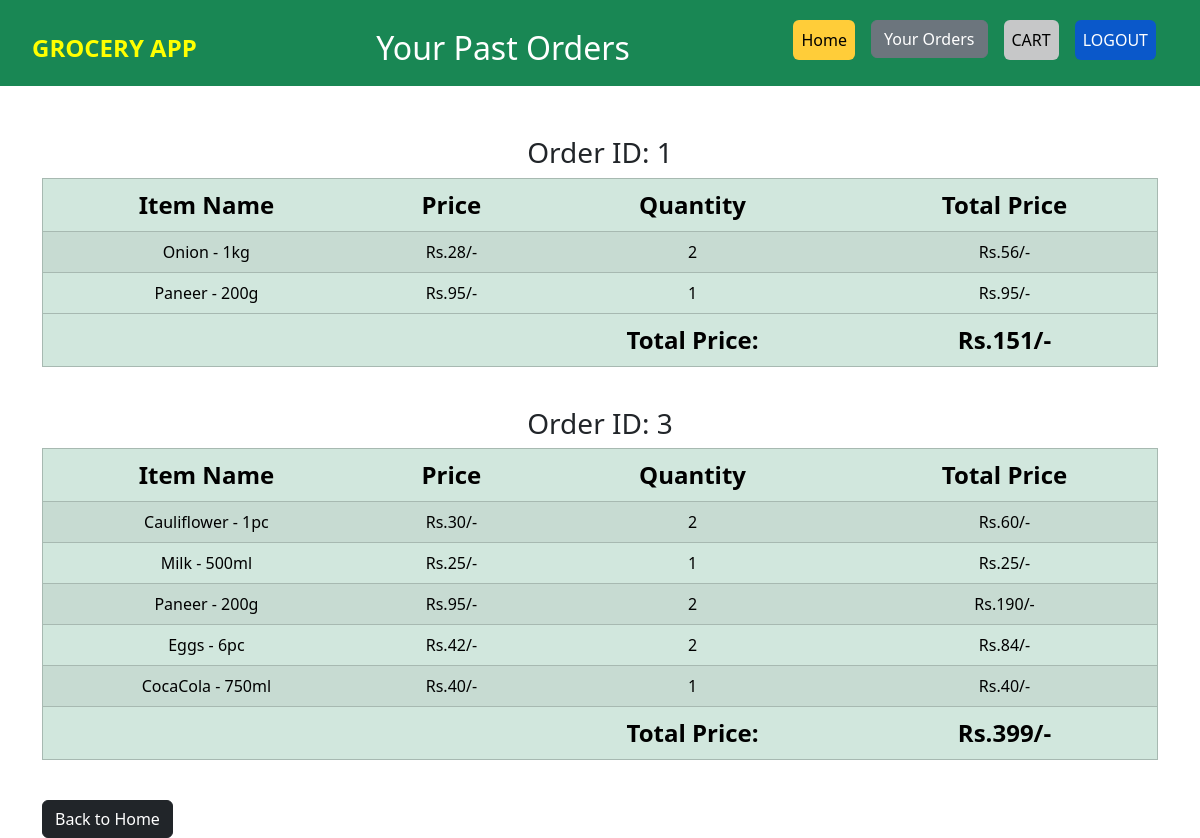
Page /orders/4 (signed in) on the committed database.
### main.py (models this page shows)
class PurchaseTotal(db.Model):
    __tablename__='purchase_total'
    bill_id = db.Column(db.Integer, primary_key=True, autoincrement=True, unique=True, nullable=False)
    bill_total = db.Column(db.Integer, nullable=False)
    user_id = db.Column(db.Integer, db.ForeignKey("user.id"), nullable=False)
    purchase_bills = db.relationship('PurchaseBill', backref='purchase_total', lazy=True)

class PurchaseBill(db.Model):
    __tablename__='purchase_bill'
    sl_no = db.Column(db.Integer, primary_key=True, autoincrement=True, unique=True, nullable=False)
    bill_id = db.Column(db.Integer, db.ForeignKey("purchase_total.bill_id"), nullable=False)
    category_id = db.Column(db.Integer, db.ForeignKey("items.category_id"), nullable=False)
    item_name = db.Column(db.String, db.ForeignKey("cart.item_name"), nullable=False)
    price = db.Column(db.Integer, db.ForeignKey("cart.price"), nullable=False)
    quantity = db.Column(db.Integer, db.ForeignKey("cart.quantity"), nullable=False)
    total_price = db.Column(db.Integer, db.ForeignKey("cart.total_price"), nullable=False)

### main.py (the view)
@app.route('/orders/<int:userid>')
@login_required
def orders(userid):
    if current_user.id != userid:
        return redirect(url_for('home', userid=userid))
    user_purchase_totals = PurchaseTotal.query.filter_by(user_id=userid).all()
    return render_template('orders.html', userid=userid, user_purchase_totals=user_purchase_totals)

### main.py (called while the page is built)
@login_manager.user_loader
def load_user(user_id):
    return User.query.get(int(user_id))

### templates/orders.html (shortened to what this page needs)
<!DOCTYPE html>
<html lang="en">
<head>
    <link rel="stylesheet" href="https://cdn.jsdelivr.net/npm/bootstrap@5.3.1/dist/css/bootstrap.min.css">
</head>
<body>
<nav class="navbar navbar-expand-lg navbar-dark bg-success" style="padding: 20px 0px 10px;">
    <div class="container-fluid">
        <a class="navbar-brand" href="#" style="font-size: 24px; color:yellow; padding-left: 20px;"><b>GROCERY APP</b></a>
        <div class="collapse navbar-collapse" id="navbarNav">
            <h2 class="d-flex mx-auto my-2 my-lg-0" align="center" style="color: white;">Your Past Orders</h2>
            <ul class="navbar-nav ml-auto">
                <li class="nav-item">
                    <a class="btn btn-warning nav-link active" href="{{ url_for('home', userid=userid) }}" style="color: black;">Home</a>
                </li>
                <li class="nav-item">
                    <a class="nav-link" href="#"></a>
                </li>
                <li class="nav-item">
                    <a href="#" class="btn btn-secondary">Your Orders</a>
                </li>
                <li class="nav-item">
                    <a class="nav-link" href="#"></a>
                </li>
                <li class="nav-item">
                    <a class="btn btn-light nav-link active" href="/cart/{{ userid }}" style="color: black;">CART </a>
                </li>
                <li class="nav-item">
                    <a class="nav-link" href="#"></a>
                </li>
                <li class="nav-item">
                  <a class="btn btn-primary mb-3 nav-link active" aria-current="page" href="/logout">LOGOUT</a>
                </li>
                <li class="nav-item">
                    <a class="nav-link" href="#"></a>
                </li>
                <li class="nav-item">
                    <a class="nav-link" href="#"></a>
                </li>
            </ul>
        </div>
    </div>
</nav>
    <div class="container" style="margin-top: 50px;">
        {% for user_purchase_total in user_purchase_totals %}
        <h3 align="center">Order ID: {{ user_purchase_total.bill_id }}</h3>
        <table class="table table-success table-striped" border="1" style="border-collapse: collapse;" cellpadding="10">
            <thead>
                <tr style="font-size: 24px;" align="center">
                    <th>Item Name</th>
                    <th>Price</th>
                    <th>Quantity</th>
                    <th>Total Price</th>
                </tr>
            </thead>
            <tbody>
                {% for purchase_bill in user_purchase_total.purchase_bills %}
                    <tr align="center">
                        <td>{{ purchase_bill.item_name }}</td>
                        <td>Rs.{{ purchase_bill.price }}/-</td>
                        <td>{{ purchase_bill.quantity }}</td>
                        <td>Rs.{{ purchase_bill.total_price }}/-</td>
                    </tr>
                {% endfor %}
            </tbody>
            <tfoot>
                <tr align="center" style="font-size: 24px;">
                    <td></td>
                    <td></td>
                    <td><b>Total Price:</b></td>
                    <td><b>Rs.{{ user_purchase_total.bill_total }}/-</b></td>
                </tr>
            </tfoot>
        </table>
        <br>
    {% endfor %}
    <a href="{{ url_for('home', userid=userid) }}" class="btn btn-dark">Back to Home</a>
    </div>
</body>
</html>

### rows in the picture
PurchaseTotal: bill_id "1", bill_total "151"
PurchaseBill: item_name "Onion - 1kg", price "28", quantity "2", total_price "56"
PurchaseBill: item_name "Paneer - 200g", price "95", quantity "1", total_price "95"
PurchaseTotal: bill_id "3", bill_total "399"
PurchaseBill: item_name "Cauliflower - 1pc", price "30", quantity "2", total_price "60"
PurchaseBill: item_name "Milk - 500ml", price "25", quantity "1", total_price "25"
PurchaseBill: item_name "Paneer - 200g", price "95", quantity "2", total_price "190"
PurchaseBill: item_name "Eggs - 6pc", price "42", quantity "2", total_price "84"
PurchaseBill: item_name "CocaCola - 750ml", price "40", quantity "1", total_price "40"
